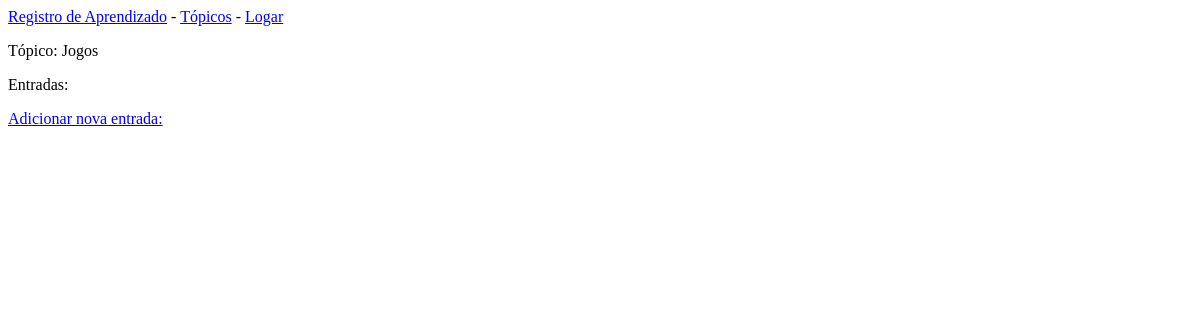
Page /topics/4/ on the earlier database version.
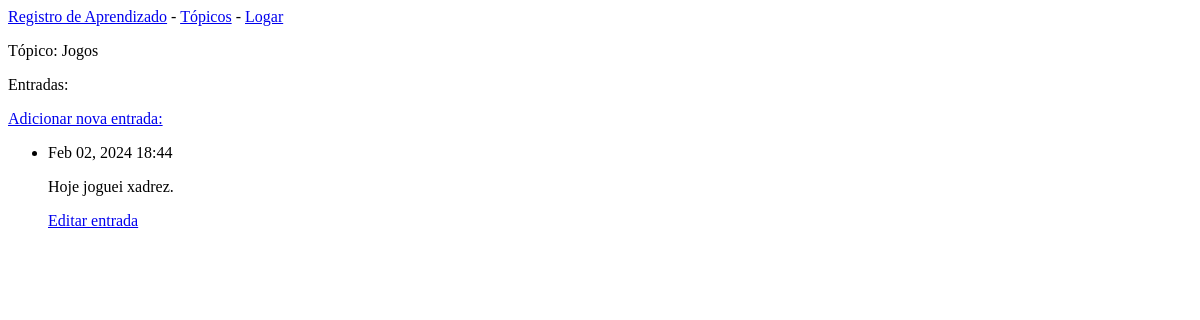
Same page on the later database version.
### learning_logs/models.py (models this page shows, shortened)
class Topic(models.Model):
    text = models.CharField(max_length=200)
    date_added = models.DateTimeField(auto_now_add=True)
    def __str__(self):
        return self.text

class Entry(models.Model):
    topic = models.ForeignKey(Topic, on_delete=models.CASCADE)
    text = models.TextField()
    date_added = models.DateTimeField(auto_now_add=True)
    class Meta:
        verbose_name_plural = 'entries'

### learning_logs/views.py (the view)
# urls.py: path('topics/<int:topic_id>/', views.topic, name='topic'),
def topic(request, topic_id):
    topic = Topic.objects.get(id=topic_id)
    entries = topic.entry_set.order_by('-date_added')
    context = {'topic': topic, 'entries':entries}
    return render(request, 'learning_logs/topic.html', context)

### learning_logs/templates/learning_logs/topic.html
{% extends 'learning_logs/base.html'%}
{% block content %}
    <p>Tópico: {{ topic}}</p>
        <p>Entradas:</p>
        <p> <a href="{% url 'learning_logs:new_entry' topic.id %}">Adicionar nova entrada:</a></p>
        <ul>
            {% if topic %}
                {% for entry in entries %}
                    <li><p>{{ entry.date_added|date:'M d, Y H:i' }}</p>
                    <p>{{ entry.text|linebreaks }}</p></li>
                    <p> <a href="{% url 'learning_logs:edit_entry' entry.id %}">Editar entrada</a></p>
                {% endfor %}
            {% else %}
                <li> There are no entries for this topic yet.</li>
            {% endif %}
        </ul>
{% endblock content %}

### learning_logs/templates/learning_logs/base.html
<p><a href="{%url 'learning_logs:index' %}">Registro de Aprendizado</a> -
<a href="{% url 'learning_logs:topics' %}">Tópicos</a> -
{% if user.is_authenticated %}
    Olá, {{ user.username }},
    <a href="{% url 'users:logout' %}"> Sair</a>
{% else %}
    <a href="{% url 'users:login' %}"> Logar </a>
{% endif %}
</p>
{% block content %}{% endblock content %}

Differences in the rows shown:
added Entry: date_added "Feb 02, 2024 18:44", text "Hoje joguei xadrez."
